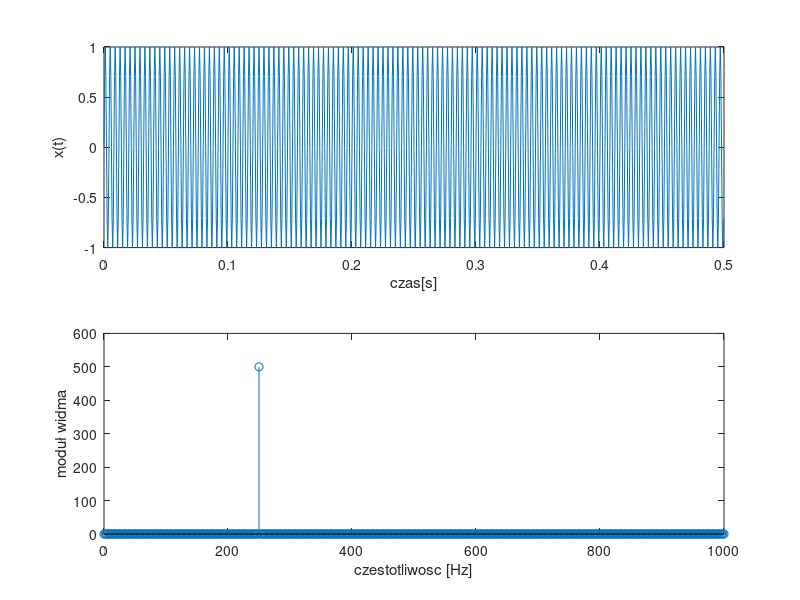

The MATLAB script that drew this image:
clear all;
close all;
N = 1000;
fp = 2000;
t = (0:N-1)/fp;
x = sin(2*pi*250*t);
%%%%%%
Nf = N;
N21 = Nf/2 + 1;
f = linspace(0,fp/2, N21);
wx = abs(fft(x,Nf));


figure(1)
subplot(211)
plot(t,x); xlabel('czas[s]'); ylabel('x(t)')
subplot(212)
stem(f,wx(1:N21)); xlabel('czestotliwosc [Hz]'); ylabel('moduł widma')
